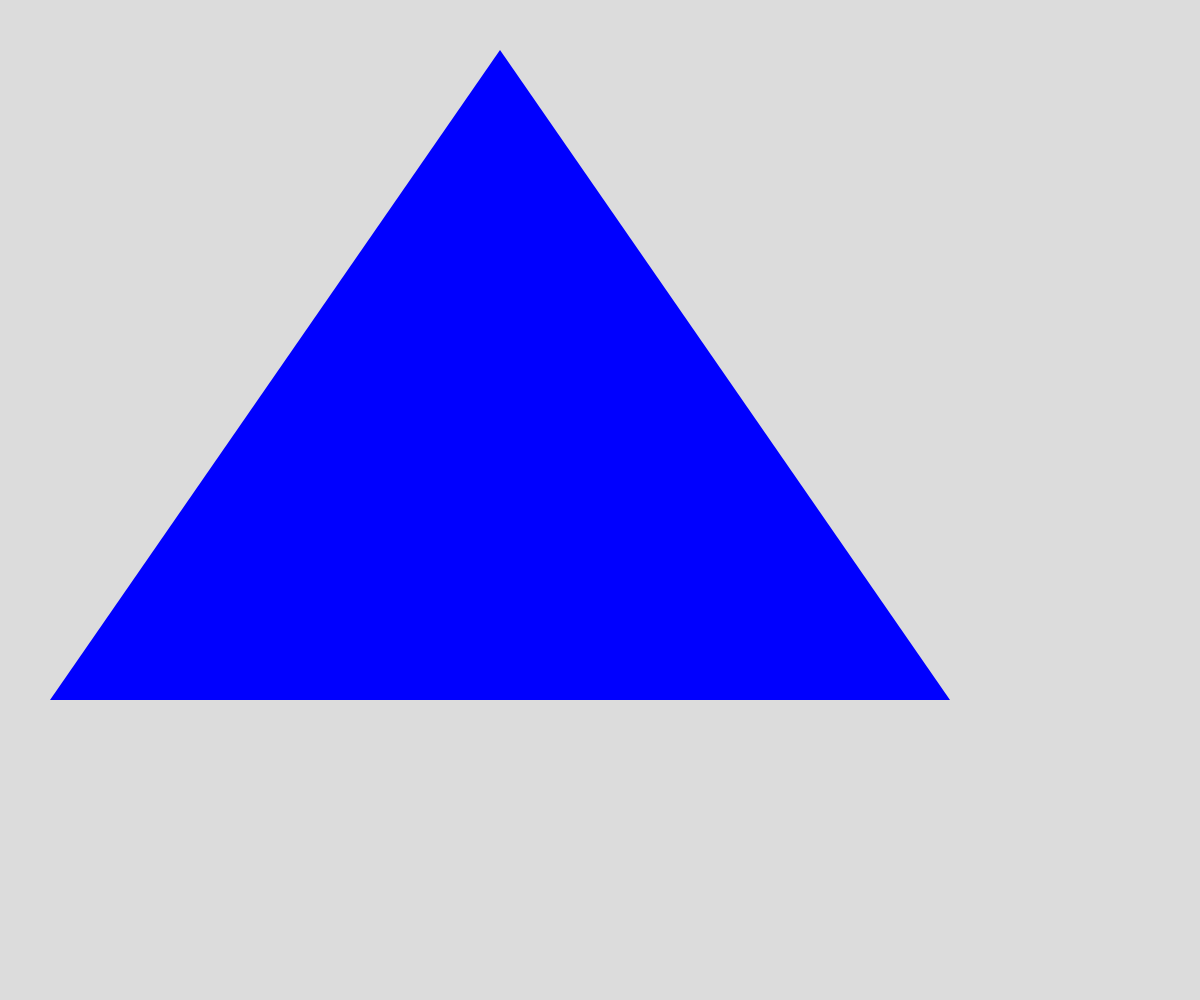
Frame 1 (no input)
Frame 60 (no input): identical to frame 1, image omitted
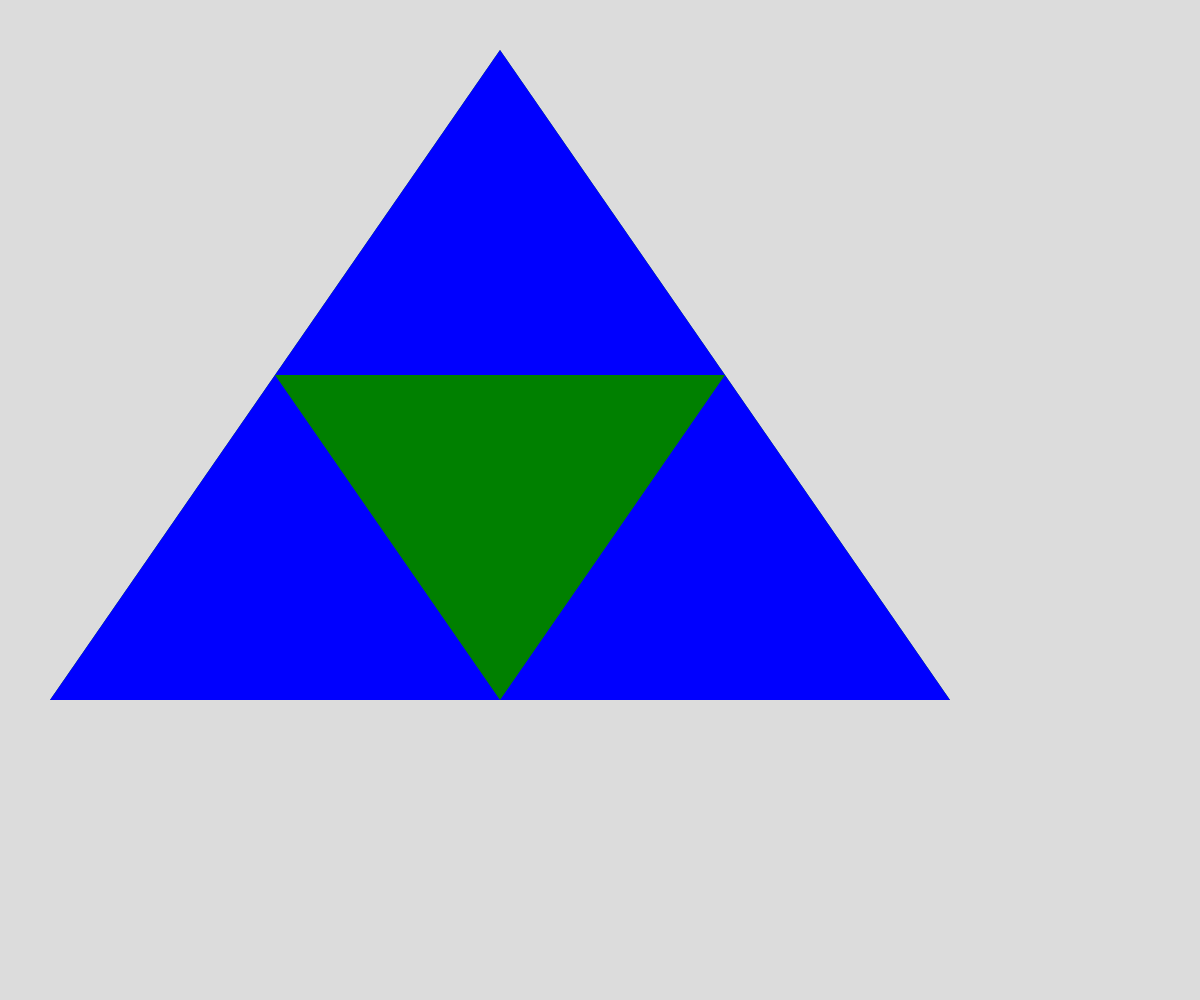
Frame 120 (the mouse pressed at the canvas centre since frame 60)

The p5.js sketch that drew these frames (run headless with seeded random() and noise() and a simulated clock; from frame 60 on, the mouse is pressed at the canvas centre):

// p5.js sketch
// ── sketch.js
// Sierpinski Triangle
// Recursion Demo


let iTriangle = [
  {x:500, y: 50},
  {x:50, y: 700},
  {x:950, y: 700}
];


let theDepth = 0;
let theColors = ["blue", "green", "red", "yellow", "purple", "brown", "beige", "teal"];


function setup() {
  createCanvas(windowWidth, windowHeight);
  noStroke();
}


function draw() {
  background(220);
  sierpinski(iTriangle, theDepth);
}


function mousePressed() {
  if (theDepth < 7){
    theDepth++;
  }
}


function sierpinski(points, depth){
  fill(theColors[depth]);
  triangle(points[0].x, points[0].y,
    points[1].x, points[1].y,
    points[2].x, points[2].y
  );

  
  if (depth > 0) {
    // draw upper triangle
    sierpinski([points[0], midpoint(points[0], points[1]), midpoint(points[0], points[2])], depth-1);  
    // left triangle
    sierpinski([points[1], midpoint(points[0], points[1]), midpoint(points[1], points[2])], depth-1);  
    // right triangle
    sierpinski([points[2], midpoint(points[0], points[2]), midpoint(points[1], points[2])], depth-1);  
  }
}


function midpoint(point1, point2) {
  let midX = (point1.x + point2.x) / 2;
  let midY = (point1.y + point2.y) / 2;
  return {x: midX, y: midY};
}
